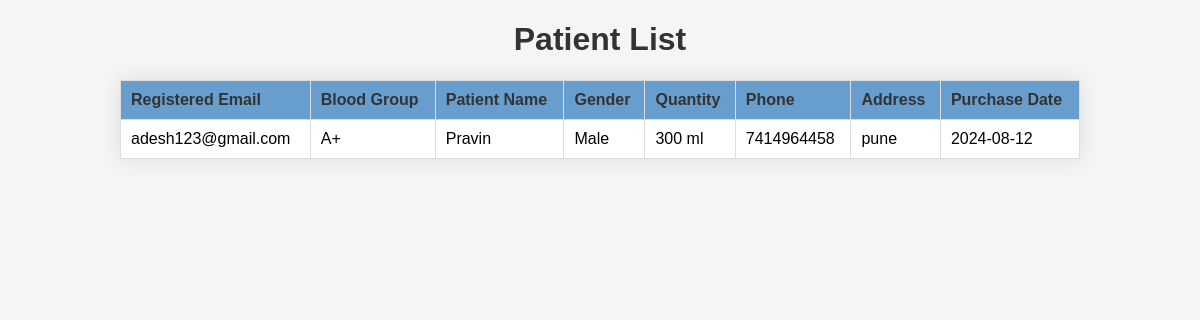
/patient_list, run on the app's committed database.
### tables this page shows
CREATE TABLE patient_details                             (email EMAIL, blood_group TEXT, patientname TEXT,gender TEXT, qty NUMERIC, patient_email EMAIL, phone NUMERIC, address TEXT, purchase_date DATE);

### server.py (the view)
@app.route('/patient_list')
def patient_list():
    con = sqlite3.connect('database.db')
    cur = con.cursor()
    cur.execute('CREATE TABLE IF NOT EXISTS patient_details \
                            (email EMAIL, blood_group TEXT, patientname TEXT,gender TEXT, qty NUMERIC, patient_email EMAIL, phone NUMERIC, address TEXT, purchase_date DATE)')
    con.commit()
    cur.execute("select * from patient_details")
    patients = cur.fetchall()
    return render_template("patient_list.html",patients = patients)

### templates/patient_list.html (shortened to what this page needs)
<!DOCTYPE html>
<html lang="en">
<head>
</head>
<body>
    <h1>Patient List</h1>
    <table>
        <thead>
            <tr>
                <th>Registered Email</th>
                <th>Blood Group</th>
                <th>Patient Name</th>
                <th>Gender</th>
                <th>Quantity</th>
                <th>Phone</th>
                <th>Address</th>
                <th>Purchase Date</th>
            </tr>
        </thead>
        <tbody>
            {% for patient in patients %}
            <tr>
                <td>{{ patient[0] }}</td>
                <td>{{ patient[1] }}</td>
                <td>{{ patient[2] }}</td>
                <td>{{ patient[3] }}</td>
                <td>{{ patient[4] }} ml</td>
                <td>{{ patient[6] }}</td>
                <td>{{ patient[7] }}</td>
                <td>{{ patient[8] }}</td>
            </tr>
            {% endfor %}
        </tbody>
    </table>
</body>
</html>

### templates/patient_list.html (style rules this page uses)
body { font-family: Arial, sans-serif; margin: 0; padding: 0; background-color: #f5f5f5; }
h1 { text-align: center; color: #333; }
table { border-collapse: collapse; width: 80%; margin: 20px auto; background-color: #fff; box-shadow: 0 0 20px rgba(0, 0, 0, 0.1); }
th, td { border: 1px solid #dddddd; text-align: left; padding: 10px; }
th { background-color: #689ecd; color: #333; }

### data on the page
patient_details: email "adesh123@gmail.com", blood_group "A+", patientname "Pravin", gender "Male", qty "300", phone "7414964458", address "pune", purchase_date "2024-08-12"
